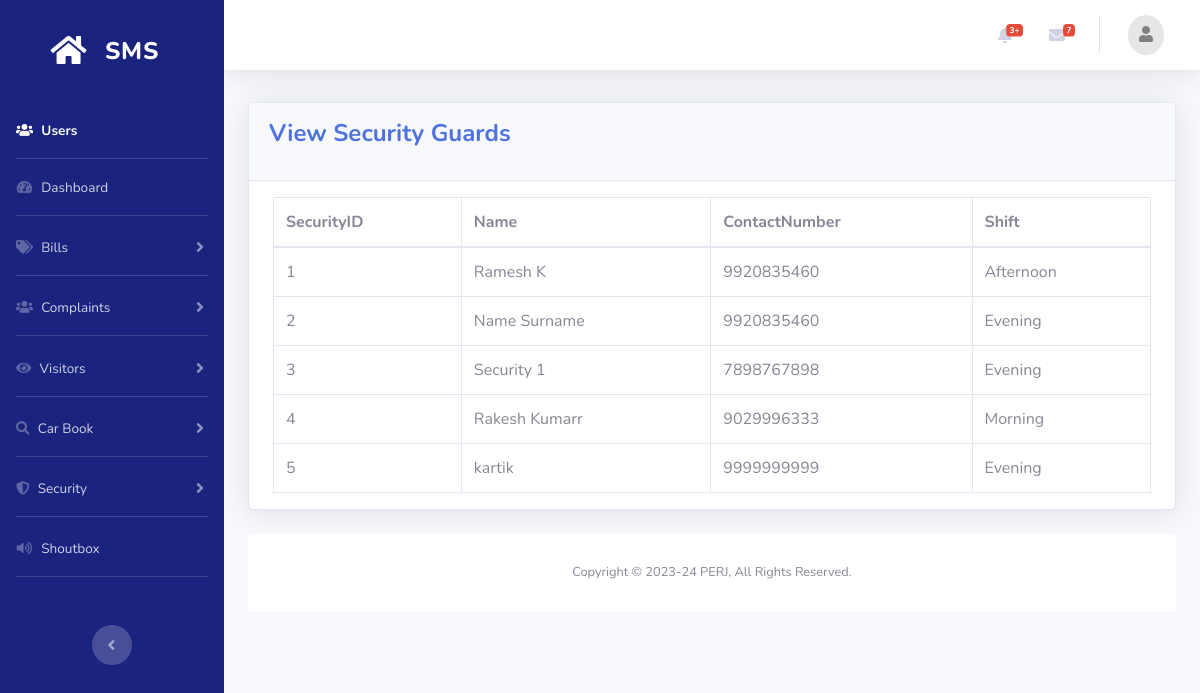
The page /user/view_security.php on the database its author committed.
### tables this page shows
CREATE TABLE `security` (
  `SecurityID` bigint(20) NOT NULL,
  `Name` varchar(50) NOT NULL,
  `ContactNumber` bigint(10) NOT NULL,
  `Shift` varchar(50) NOT NULL,
  `created_at` timestamp NOT NULL DEFAULT current_timestamp(),
  `updated_at` timestamp NOT NULL DEFAULT current_timestamp()
);

### user/view_security.php (the view, shortened to what this page needs)
<?php include './includes/shared/header.php'; ?>
<?php include './includes/shared/sidebar.php'; ?>
<?php include './includes/shared/topbar.php'; ?>
<div class="container-fluid">
    <div class="row">
        <div class="col-md-12 grid-margin stretch-card mt-2">
            <div class="card shadow mb-4">
                <div class="card-header py-3">
                    <div class="row align-items-center">
                        <div class="col-12 mb-3">
                            <h4 class="m-0 font-weight-bold text-primary">View Security Guards</h4>
                        </div>
                    </div>
                </div>
    <div class="container-fluid mt-3">
    <table class="table table-bordered" style="width:100%">
    <thead>
    <tr>
    <th>SecurityID</th>
    <th>Name</th>
    <th>ContactNumber</th>
    <th>Shift</th>
    </tr>
    </thead>
    <tbody>
    <?php
    $query = "SELECT * FROM security";
    if ($result = mysqli_query($con, $query)) {
    while ($row = mysqli_fetch_array($result)) {
    ?>
    <tr>
    <td><?php echo $row['SecurityID'];?></td>
    <td><?php echo $row['Name'];?></td>
    <td><?php echo $row['ContactNumber'];?></td>
    <td><?php echo $row['Shift'];?></td>
    </tr>
    <?php
    }
}
    ?>
    </tbody>
    </table>
</div>
<?php
include './includes/shared/footer.php';
include './includes/shared/scripts.php';
?>

### rows shown on the page
security: SecurityID "1", Name "Ramesh K", ContactNumber "9920835460", Shift "Afternoon"
security: SecurityID "2", Name "Name Surname", ContactNumber "9920835460", Shift "Evening"
security: SecurityID "3", Name "Security 1", ContactNumber "7898767898", Shift "Evening"
security: SecurityID "4", Name "Rakesh Kumarr", ContactNumber "9029996333", Shift "Morning"
security: SecurityID "5", Name "kartik", ContactNumber "9999999999", Shift "Evening"
